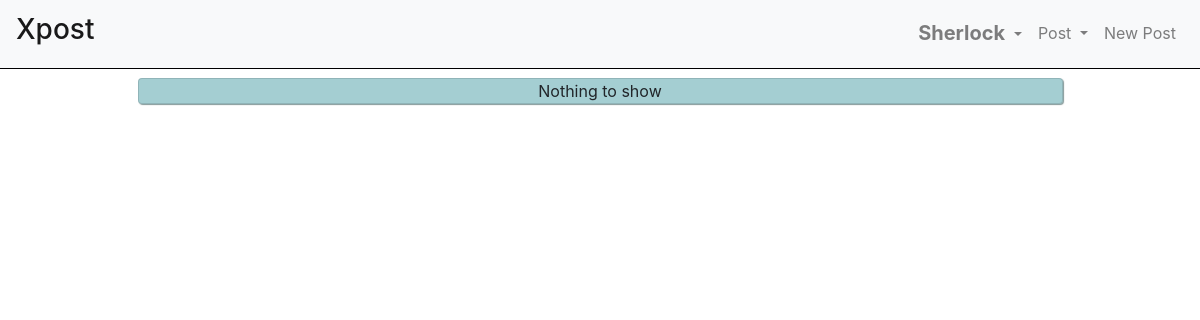
Page /posts/ (signed in) on the earlier database version.
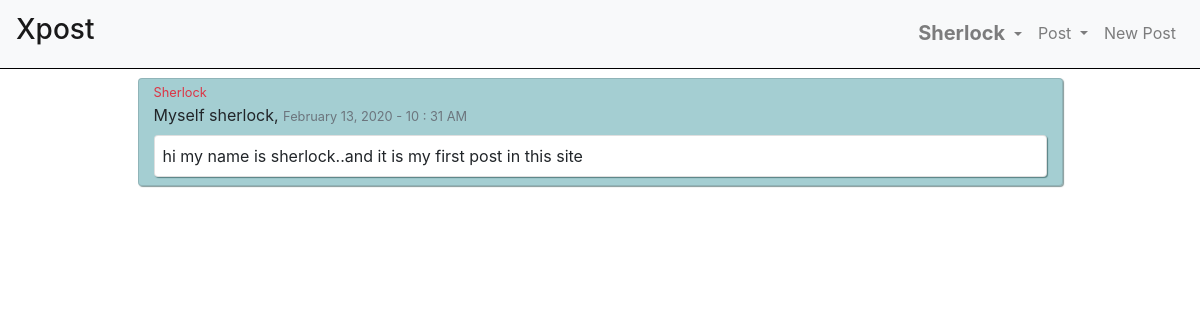
Same page on the later database version.
### userposts/models.py (models this page shows, shortened)
class Posts(models.Model):
    author = models.ForeignKey(User, on_delete=models.CASCADE)
    title = models.CharField(max_length=150)
    post = models.TextField()
    dateOfPost = models.DateTimeField(default=timezone.now)

### userposts/views.py (the view)
# urls.py: path('', views.userPost, name='userPost')
@login_required(login_url='../login')
def userPost(response):
    myPost = Posts.objects.filter(
        author_id=response.user.id).order_by('-dateOfPost')
    return render(response, 'userposts/userposts.html', {'posts': myPost})

### userposts/templates/userposts/userposts.html (shortened to what this page needs)
{% extends 'base.html' %}
{% block content %}
{% for post in posts %}
<div class="card col-10 mx-auto my-2"
    style="box-shadow: 1px 1px 1px rgba(13, 54, 54, 0.507);background-color: #0a7a865e;">
    <div class="card-text">
        <small class="text-danger">{{post.author|capfirst}}</small>
    </div>
    <div class="card-text">
        {{post.title|capfirst}},
        <small class="text-muted">
            {{post.dateOfPost|date:"F d, Y - H : i A"}}
        </small>
    </div>
    <div class="card pl-2 py-2 my-2" style="box-shadow: 1px 1px 1px rgba(13, 54, 54, 0.507);">
        {{post.post}}
    </div>
</div>
{% empty %}
<div class="card col-10 mx-auto my-2"
    style="box-shadow: 1px 1px 1px rgba(13, 54, 54, 0.507);background-color: #0a7a865e;">
    <div class="card-text text-center">
        Nothing to show
    </div>
</div>
{% endfor %}
{% endblock content %}

Differences in the rows shown:
added Posts: author "Sherlock", title "Myself sherlock", dateOfPost "February 13, 2020 - 10 : 31 AM", post "hi my name is sherlock..and it is my first post in this site"
Other differences:
text no longer shown: "Nothing to show"
